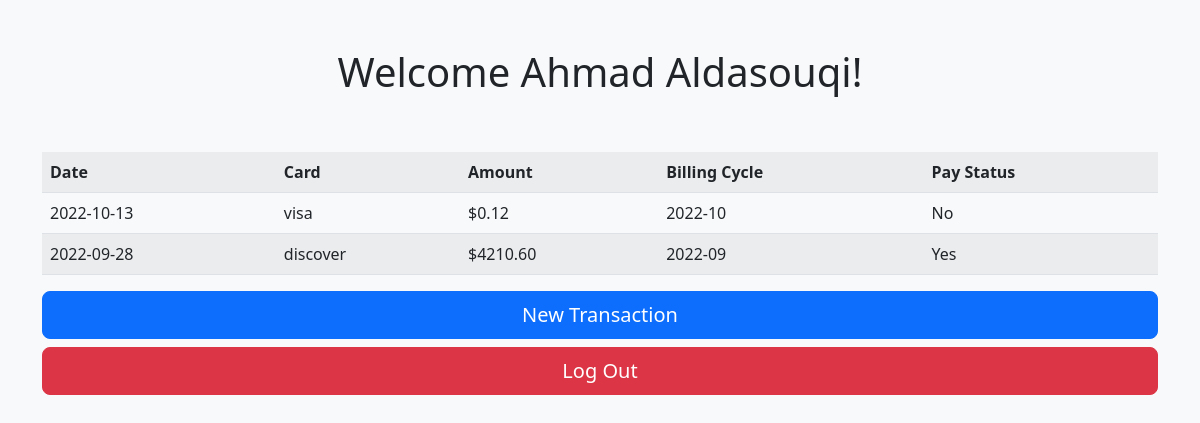
The page /home (signed in) on the database as committed earlier.
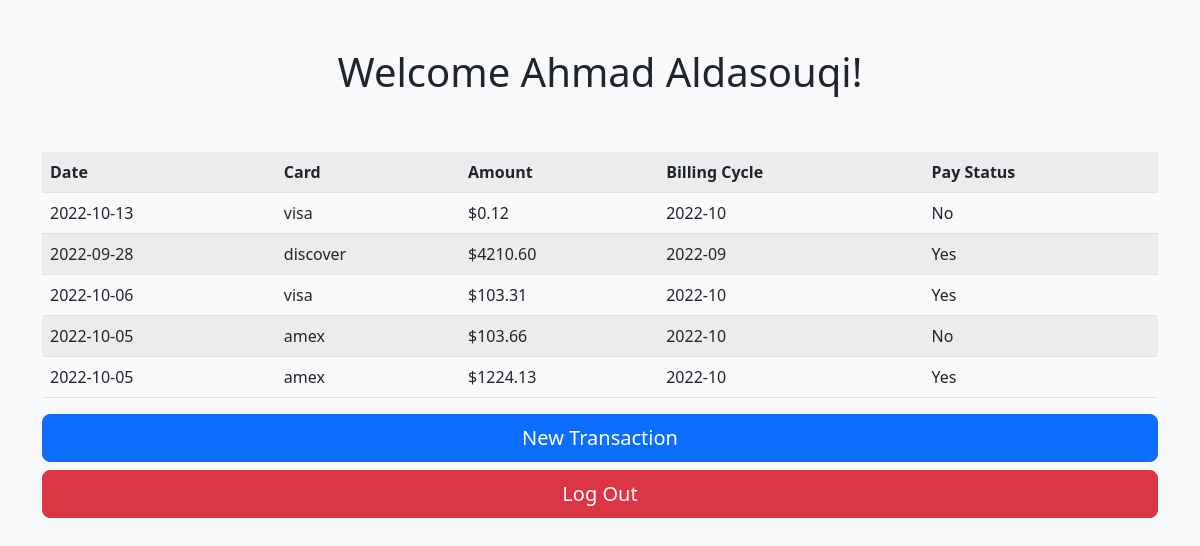
The same page on the database as committed later.
### titanpay/models.py (models this page shows, shortened)
class User(db.Model, UserMixin):
    id = db.Column(db.Integer, primary_key=True)
    username = db.Column(db.String(20), unique=True, nullable=False)
    pword = db.Column(db.String(60), nullable=False, unique=False)
    name = db.Column(db.String(20), unique=False, nullable=False)
    phone = db.Column(db.String(20), nullable=False, unique=False)
    country = db.Column(db.String(20), unique=False, nullable=False)
    address = db.Column(db.String(20), unique=False, nullable=False)
    purchases = db.relationship('Purchase', backref='user', lazy=True)

class Purchase(db.Model):
    id = db.Column(db.Integer, primary_key=True)
    date = db.Column(db.Date, nullable=False)
    card = db.Column(db.String(20), nullable=False)
    amount = db.Column(db.Float, nullable=False)
    cycle = db.Column(db.String(20), nullable=False)
    paid = db.Column(db.Boolean, nullable=False)
    user_id = db.Column(db.Integer, db.ForeignKey('user.id'), nullable=False)

### titanpay/views.py (the view)
@app.route('/home', methods=["GET"])
@login_required
def home():
    return render_template("home.html")

### titanpay/views.py (called while the page is built)
@login_manager.user_loader
def load_user(user_id):
    return User.query.filter_by(id=user_id).first()

### titanpay/templates/home.html (shortened to what this page needs)
{% extends "layout.html" %}
{% block body %}
    <div class="container">
        <div class="py-5 text-center">
            <h1>Welcome {{ current_user.name }}!</h1>
          </div>
        {% with purchases = current_user.purchases %}
            {% if purchases %}
                <table class="table table-striped">
                    <tr>
                    <th>Date</th>
                    <th>Card</th>
                    <th>Amount</th>
                    <th>Billing Cycle</th>
                    <th>Pay Status</th>
                    </tr>
                    {% for purchase in purchases %}
                        <tr>
                        <td>{{ purchase.date }}</td>
                        <td>{{ purchase.card }}</td>
                        <td>${{ '{:.2f}'.format(purchase.amount) }}</td>
                        <td>{{ purchase.cycle }}</td>
                        <td>{{ "Yes" if purchase.paid else "No"}}</td>
                        </tr>
                    {% endfor %}
                </table>
            {% endif %}
        {% endwith %}
        <div class="d-grid gap-2">
            <a href="transaction" class="btn btn-primary btn-lg btn-block" role="button">New Transaction</a>
            <a href="logout" class="btn btn-danger btn-lg btn-block" role="button">Log Out</a>
        </div>
        <br>
    </div
{% endblock %}

### titanpay/templates/layout.html (shortened to what this page needs)
<!DOCTYPE html>
<html lang="en">
<head>
    <link href="https://cdn.jsdelivr.net/npm/bootstrap@5.2.2/dist/css/bootstrap.min.css" rel="stylesheet">
</head>
<body class="bg-light">
    {% block body %} {% endblock %}
</body>
</html>

Rows that differ between the two databases and show on the page:
added Purchase: date "2022-10-06", card "visa", amount "103.31", cycle "2022-10", paid "Yes"
added Purchase: date "2022-10-05", card "amex", amount "103.66", cycle "2022-10", paid "No"
added Purchase: date "2022-10-05", card "amex", amount "1224.13", cycle "2022-10", paid "Yes"
